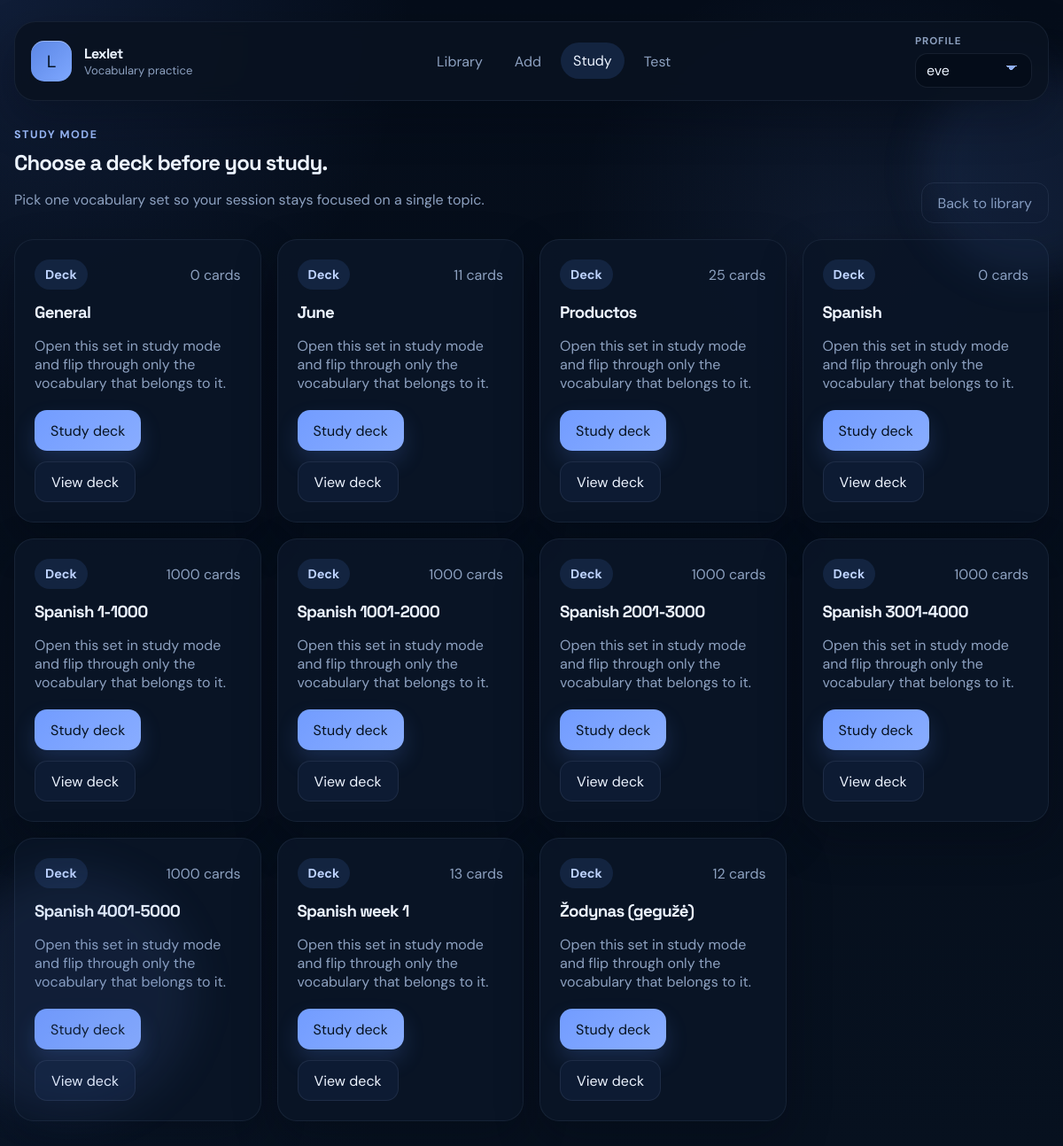
The app's page /study with its own data.
### tables this page shows
CREATE TABLE decks (
            id INTEGER PRIMARY KEY AUTOINCREMENT,
            name TEXT NOT NULL UNIQUE
        , profile_id INTEGER);

### app.py (the view)
@app.route("/study")
def study():
    conn = get_db()
    active_profile_id = get_active_profile_id(conn)
    decks = get_all_decks(conn, active_profile_id)
    selected_deck_id = request.args.get("deck_id", type=int)
    selected_deck = get_deck(conn, selected_deck_id, active_profile_id) if selected_deck_id else None
    cards = []
    if selected_deck:
        cards = conn.execute("SELECT * FROM cards WHERE deck_id = ?", (selected_deck_id,)).fetchall()
    conn.close()
    cards = list(cards)
    random.shuffle(cards)
    return render_template(
        "study.html",
        cards=cards,
        decks=decks,
        selected_deck=selected_deck,
    )

### app.py (called while the page is built)
def get_db():
    conn = sqlite3.connect(DB_NAME)
    conn.row_factory = sqlite3.Row
    return conn

def get_profiles(conn):
    return conn.execute("SELECT id, name FROM profiles ORDER BY name COLLATE NOCASE").fetchall()

def get_active_profile_id(conn):
    stored_profile_id = session.get("active_profile_id")
    if stored_profile_id:
        existing = conn.execute("SELECT id FROM profiles WHERE id = ?", (stored_profile_id,)).fetchone()
        if existing:
            return stored_profile_id
    eve = conn.execute("SELECT id FROM profiles WHERE lower(name) = 'eve'").fetchone()
    if eve:
        session["active_profile_id"] = eve["id"]
        return eve["id"]
    first_profile = conn.execute("SELECT id FROM profiles ORDER BY id LIMIT 1").fetchone()
    if first_profile:
        session["active_profile_id"] = first_profile["id"]
        return first_profile["id"]
    return None

def get_all_decks(conn, profile_id):
    return conn.execute("""
        SELECT d.id, d.name, COUNT(c.id) AS card_count
        FROM decks d
        LEFT JOIN cards c ON c.deck_id = d.id
        WHERE d.profile_id = ?
        GROUP BY d.id, d.name
        ORDER BY d.name COLLATE NOCASE
    """, (profile_id,)).fetchall()

@app.context_processor
def inject_profile_state():
    conn = get_db()
    profiles = get_profiles(conn)
    active_profile_id = get_active_profile_id(conn)
    active_profile = conn.execute(
        "SELECT id, name FROM profiles WHERE id = ?",
        (active_profile_id,),
    ).fetchone()
    conn.close()
    return {"profiles": profiles, "active_profile": active_profile}

### templates/study.html (shortened to what this page needs)
{% extends "base.html" %}
{% block content %}
{% if not selected_deck %}
<section class="section-header">
    <div>
        <p class="eyebrow">Study mode</p>
        <h1>Choose a deck before you study.</h1>
        <p class="section-copy">Pick one vocabulary set so your session stays focused on a single topic.</p>
    </div>
    <a class="button button-ghost" href="{{ url_for('index') }}">Back to library</a>
</section>
{% if decks %}
<section class="deck-grid">
    {% for deck in decks %}
    <article class="deck-card">
        <div class="card-meta">
            <span class="chip">Deck</span>
            <span class="deck-count">{{ deck.card_count }} {{ "card" if deck.card_count == 1 else "cards" }}</span>
        </div>
        <h3>{{ deck.name }}</h3>
        <p>Open this set in study mode and flip through only the vocabulary that belongs to it.</p>
        <div class="deck-actions">
            <a class="button button-primary" href="{{ url_for('study', deck_id=deck.id) }}">Study deck</a>
            <a class="button button-secondary" href="{{ url_for('deck_detail', deck_id=deck.id) }}">View deck</a>
        </div>
    </article>
    {% endfor %}
</section>
{% endif %}
{% endif %}
{% endblock %}

### static/style.css (style rules this page uses)
:root { --bg: #050d1a; --bg-deep: #091224; --surface: rgba(10, 20, 37, 0.9); --surface-strong: #0d1b33; --surface-muted: #132440; --text: #edf4ff; --text-soft: #8da1c0; --line: rgba(173, 196, 230, 0.1); --primary: #729cff; --primary-deep: #9ebeff; --accent: #bfd4ff; --good: #67d5a3; --bad: #ff8b94; --shadow: 0 20px 50px rgba(2, 7, 16, 0.3); --radius-xl: 28px; --radius-lg: 22px; --radius-md: 16px; }
* { box-sizing: border-box; }
html { scroll-behavior: smooth; }
body { margin: 0; min-height: 100vh; font-family: "DM Sans", sans-serif; color: var(--text); background: radial-gradient(circle at top left, rgba(67, 105, 190, 0.18), transparent 26%), radial-gradient(circle at 80% 20%, rgba(93, 130, 216, 0.1), transparent 22%), radial-gradient(circle at bottom left, rgba(20, 42, 82, 0.14), transparent 24%), linear-gradient(180deg, var(--bg) 0%, #07111f 100%); -webkit-text-size-adjust: 100%; }
a { color: inherit; text-decoration: none; }
.brand strong, h1, h2, h3 { font-family: "Space Grotesk", sans-serif; letter-spacing: -0.04em; }
.hero, .split-layout, .section-header, .test-header { display: grid; gap: 24px; }
.hero-copy, .section-copy, .info-panel p, .empty-state p, .card-item p, .prompt-card h2, .result-banner p { color: var(--text-soft); }
.eyebrow, .prompt-label { margin: 0; font-size: 0.78rem; font-weight: 700; letter-spacing: 0.12em; text-transform: uppercase; color: var(--primary-deep); }
.button, .icon-button { display: inline-flex; align-items: center; justify-content: center; min-height: 46px; padding: 0 18px; border-radius: 14px; transition: transform 0.2s ease, box-shadow 0.2s ease, background 0.2s ease; }
.button-primary { background: linear-gradient(135deg, var(--primary), #89adff); color: #06111f; box-shadow: 0 12px 24px rgba(95, 143, 255, 0.18); }
.button-secondary { background: var(--surface-strong); color: var(--text); border: 1px solid var(--line); }
.button-ghost, .icon-button { background: transparent; color: var(--text-soft); border: 1px solid var(--line); }
.section-header { grid-template-columns: 1fr auto; align-items: end; margin-bottom: 18px; }
.section-header h2, .section-header h1 { margin: 8px 0 0; }
.card-grid, .deck-grid, .study-grid { display: grid; gap: 18px; }
.card-grid, .deck-grid { grid-template-columns: repeat(auto-fit, minmax(240px, 1fr)); }
.card-item, .deck-card { padding: 22px; background: rgba(10, 21, 39, 0.92); border: 1px solid rgba(180, 203, 255, 0.08); border-radius: var(--radius-lg); box-shadow: var(--shadow); }
.card-meta { display: flex; align-items: center; justify-content: space-between; gap: 16px; }
.card-item h3, .deck-card h3, .prompt-card h2 { margin: 14px 0 10px; }
.deck-card p, .deck-count { color: var(--text-soft); }
.deck-actions { display: flex; flex-wrap: wrap; gap: 12px; margin-top: 20px; }
.chip, .study-badge, .info-chip { display: inline-flex; align-items: center; width: fit-content; padding: 8px 12px; border-radius: 999px; background: var(--surface-muted); color: var(--accent); font-size: 0.9rem; font-weight: 700; }

### records on screen
decks: card_count "0", card_count "cards", name "General"
decks: card_count "11", card_count "cards", name "June"
decks: card_count "25", card_count "cards", name "Productos"
decks: card_count "0", card_count "cards", name "Spanish"
decks: card_count "1000", card_count "cards", name "Spanish 1-1000"
decks: card_count "1000", card_count "cards", name "Spanish 1001-2000"
decks: card_count "1000", card_count "cards", name "Spanish 2001-3000"
decks: card_count "1000", card_count "cards", name "Spanish 3001-4000"
decks: card_count "1000", card_count "cards", name "Spanish 4001-5000"
decks: card_count "13", card_count "cards", name "Spanish week 1"
decks: card_count "12", card_count "cards", name "Žodynas (gegužė)"

### other values on screen
form field profile_id "eve"
